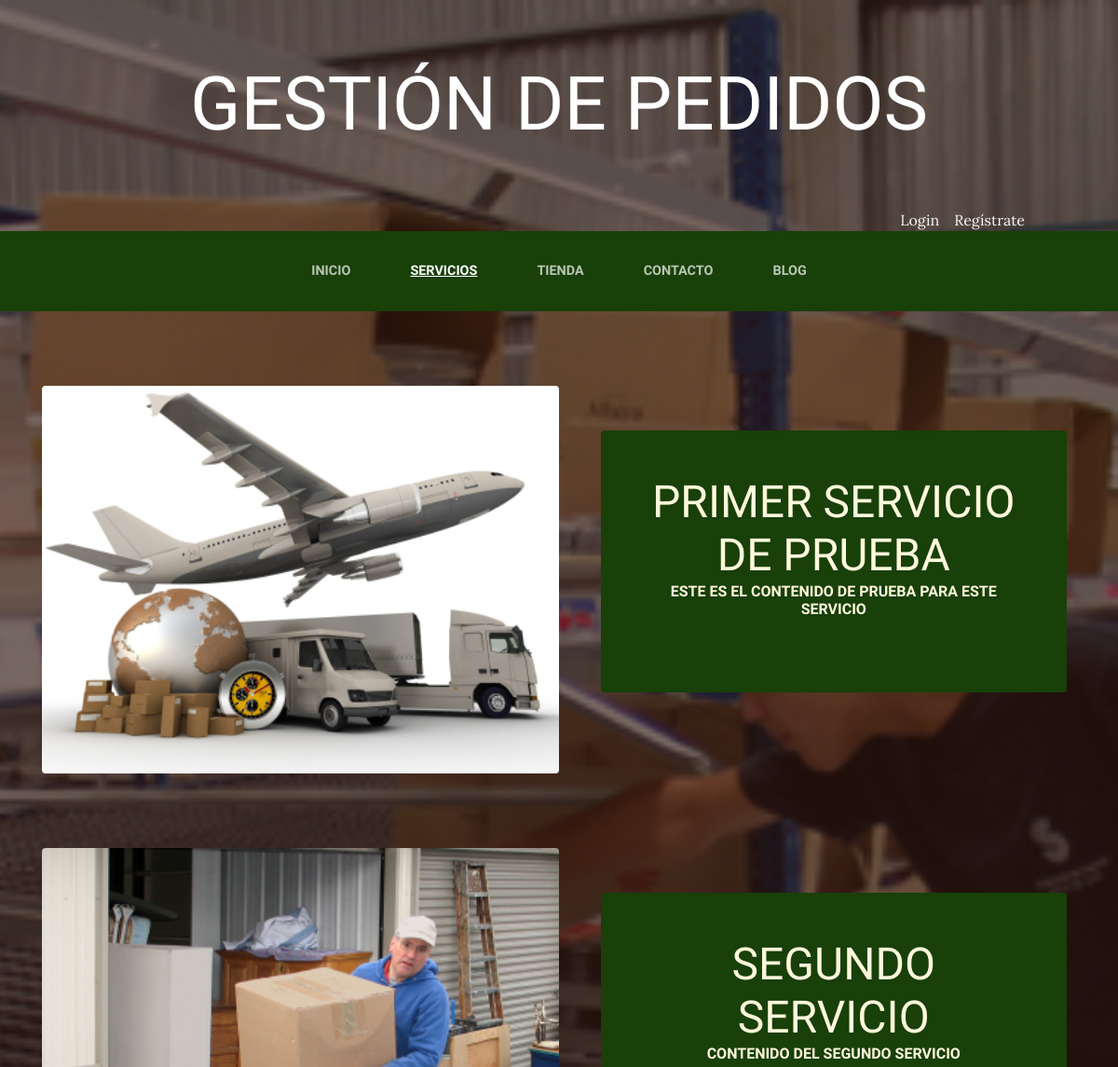
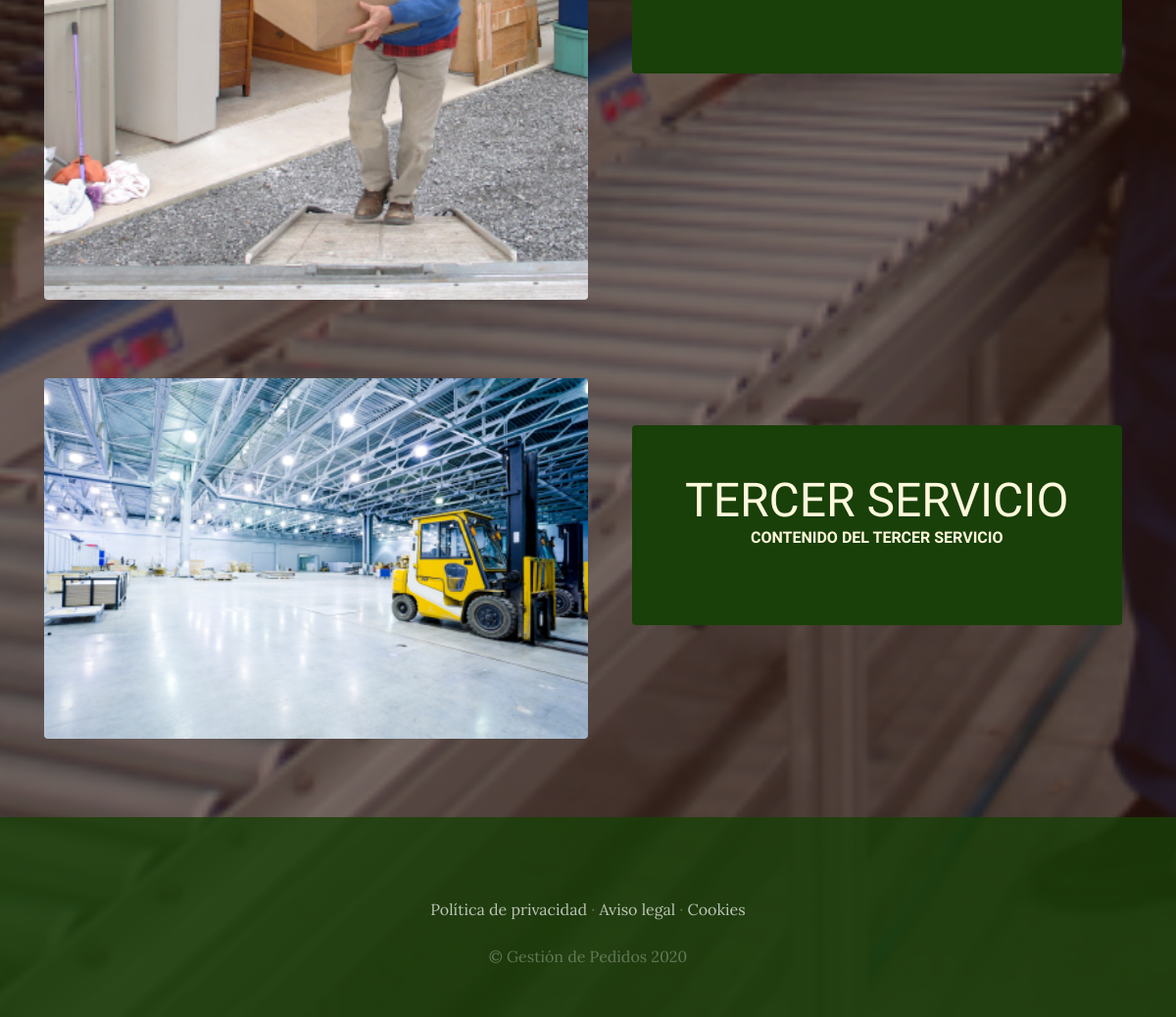
The app's page /servicios/ with its own data (2 pictures, top to bottom).
### servicios/models.py (models this page shows, shortened)
class Servicio(models.Model):
    titulo = models.CharField(max_length=50)
    contenido=models.CharField(max_length=50)
    imagen=models.ImageField(upload_to='servicios')
    create=models.DateTimeField(auto_now=True)
    updated=models.DateTimeField(auto_now=True)
    class Meta:
        verbose_name='servicio'
        verbose_name_plural='servicios'

### servicios/views.py (the view)
# urls.py: path('servicios/',include('servicios.urls')),
def servicios(request):
    servicios=Servicio.objects.all()
    return render(request,'servicios/servicios.html',{'servicios':servicios})

### carro/context_processor.py (called while the page is built)
def importe_total_carro(request):
    total = 0
    if request.session and "carro" in request.session:
        for key, value in request.session['carro'].items():
            total += float(value['precio']) # *value['cantidad'])
    return {'importe_total_carro':total}

### servicios/templates/servicios/servicios.html
{% extends 'ProjectoWebApp/base.html' %}
{% load static %}
{% block content %}
    {% for servicio in servicios %}
    <section class="page-section clearfix">
        <div class="container">
          <div class="intro">
            <img class="intro-img img-fluid mb-3 mb-lg-0 rounded" src="{{servicio.imagen.url}}" alt="" style="width: 50%;">
            <div class="intro-text left-0 text-center bg-faded p-5 rounded">
              <h2 class="section-heading mb-4" >
                <span class="section-heading-lower">{{servicio.titulo}}</span>
                <span class="section-heading-upper">{{servicio.contenido}}</span>
              </h2>
            </div>
          </div>
        </div>
      </section>
    {% endfor %}
{% endblock %}

### ProjectoWebApp/static/ProjectoWebApp/css/gestion.css (style rules this page uses)
body { font-family: 'Lora'; background: linear-gradient(rgba(47, 23, 15, 0.65), rgba(47, 23, 15, 0.65)), url("../img/bg_main.jpg"); background-attachment: fixed; background-position: center; background-size: cover; }
h1, h2, h3, h4, h5, h6 { font-family: 'Raleway'; }
.page-section { margin-top: 5rem; margin-bottom: 5rem; }
.section-heading { text-transform: uppercase; }
.section-heading .section-heading-upper { display: block; font-size: 1rem; font-weight: 800; padding-bottom:.5rem; }
.section-heading .section-heading-lower { display: block; font-size: 3rem; font-weight: 100; }
.bg-faded { background-color: rgba(255, 255, 255, 0.85); }
.intro { position: relative; }
@media (min-width: 992px) { .intro .intro-img { width: 75%; float: left; } }
@media (min-width: 992px) { .intro .intro-text { left: 600; width: 60%; margin-top: 3rem; background-color: rgba(24, 64, 8); color: cornsilk; position: absolute; } }
@media (min-width: 1200px) { .intro .intro-text { width: 45%; } }

### records on screen
Servicio: imagen (picture), titulo "PRIMER SERVICIO DE PRUEBA", contenido "ESTE ES EL CONTENIDO DE PRUEBA PARA ESTE SERVICIO"
Servicio: imagen (picture), titulo "SEGUNDO SERVICIO", contenido "CONTENIDO DEL SEGUNDO SERVICIO"
Servicio: imagen (picture), titulo "TERCER SERVICIO", contenido "CONTENIDO DEL TERCER SERVICIO"
